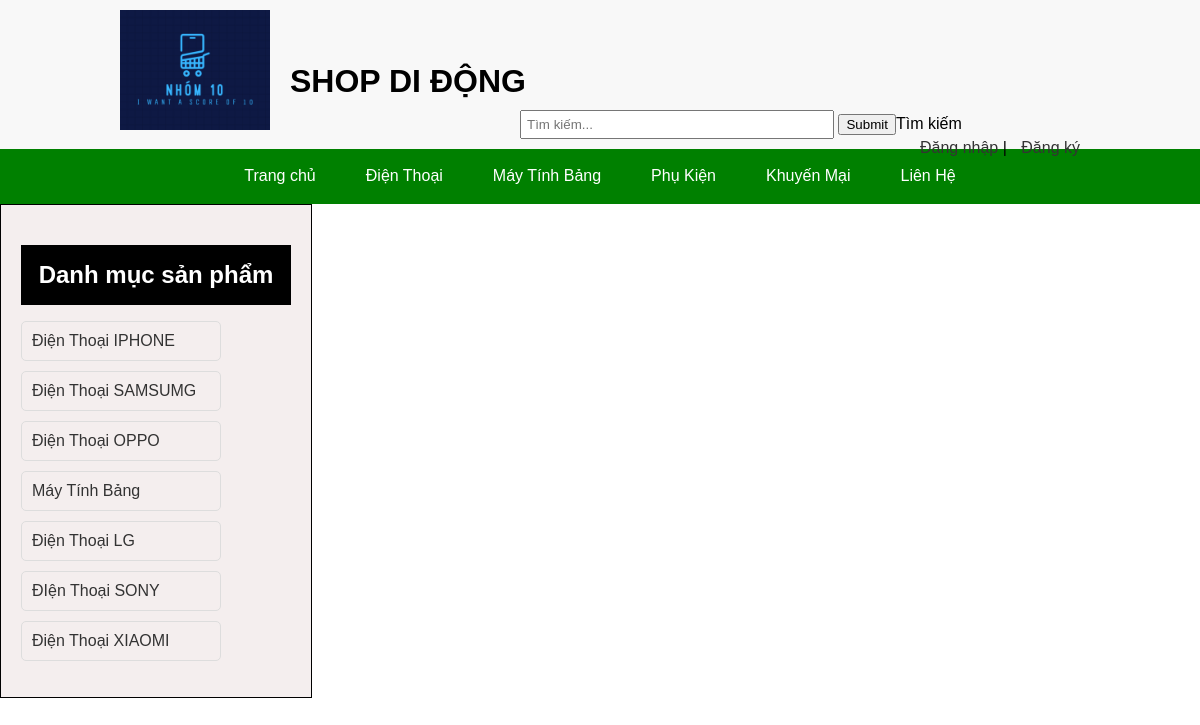
The app's page /product/user/home.php with its own data.
### tables this page shows
CREATE TABLE `tbl_danhmuc` (
  `id` tinyint(4) NOT NULL,
  `tendanhmuc` varchar(100) NOT NULL,
  `hienthi` int(10) DEFAULT NULL,
  `uutien` int(10) DEFAULT NULL
);

### product/model/danhmuc.php (called while the page is built, shortened)
<?php
    function getAll_dm()
    {
        $conn=Connectdb();
        $stmt = $conn ->prepare("SELECT * FROM tbl_danhmuc" );
        $stmt->execute();
        $kq=$stmt->fetchAll();
        return $kq;
    }
?>

### product/user/home.php (the view, shortened to what this page needs)
<!DOCTYPE html>
<html lang="en">
<head>
    <link rel="stylesheet" href="css/styles.css">
</head>
<body>
    <header>
        <div class="header-top">
            <div class="container">
                <div class="logo">
                    <a href="trangchu.php"><img src="img/logo.png" alt="Shop Di Động Logo"></a>
                    <h1>SHOP DI ĐỘNG</h1>
                </div>
                <form action="action.php?id=timkiem" method="get" class="search">
                    <input type="text" name="query" placeholder="Tìm kiếm...">
                    <input type="submit">Tìm kiếm</input>
                </form>
                <div class="user-options">
                    <a href="login.php">Đăng nhập</a> |
                    <a href="register.php">Đăng ký</a>
                </div>
            </div>
        </div>
    </header>
    <nav>
        <div class="container">
            <ul class="menu">
                <li><a href="trangchu.php">Trang chủ</a></li>
                <li><a href="dienthoai.php">Điện Thoại</a></li>
                <li><a href="maytinh.php">Máy Tính Bảng</a></li>
                <li><a href="phukien.php">Phụ Kiện</a></li>
                <li><a href="khuyenmai.php">Khuyến Mại</a></li>
                <li><a href="lienhe.php">Liên Hệ</a></li>
            </ul>
        </div>
    </nav>
    <div class="categories">
        <h2>Danh mục sản phẩm</h2>
        <ul>
            <?php
                include "../model/danhmuc.php";
                $categories = getAll_dm();
                if (isset($categories) && count($categories) > 0) {
                    foreach ($categories as $category) {
                        echo '<li><a href="category.php?id=' . $category["id"] . '">' . $category["tendanhmuc"] . '</a></li>';
                    }
                } else {
                    echo "<li>Không có danh mục nào</li>";
                }
            ?>
        </ul>
    </div>
</body>
</html>

### product/user/css/styles.css (style rules this page uses)
body { font-family: Arial, sans-serif; margin: 0; padding: 0; box-sizing: border-box; }
.container { width: 80%; margin: 0 auto; }
.header-top { background-color: #f8f8f8; padding: 10px 0; }
.logo { display: flex; height: 100px; }
.logo img { width: 150px; }
.logo H1 { width: 300px; margin-left: 20px; line-height: 100px; }
.search { display: inline-block; margin-left: 400px; }
.search input[type="text"] { padding: 5px; width: 300px; }
.user-options { float: right; }
.user-options a { margin-left: 10px; text-decoration: none; color: #333; }
nav { background-color: green; }
nav .container { display: flex; justify-content: center; }
nav .menu { list-style-type: none; margin: 0; padding: 0; display: flex; height: 46.8px; }
nav .menu li { margin: 0 15px; }
nav .menu a { text-decoration: none; color: white; padding: 10px; display: block; }
.categories { background-color: #f4eeee; padding: 20px; border: 1px solid; width: 270px; }
.categories h2 { margin-bottom: 10px; background-color: black; color: white; text-align: center; height: 60px; line-height: 60px; }
.categories ul { list-style-type: none; padding: 0; }
.categories li { margin-bottom: 10px; width: 200px; }
.categories a { text-decoration: none; color: #333; display: block; padding: 10px; border: 1px solid #ddd; border-radius: 5px; transition: background-color 0.3s ease; }

### records on screen
tbl_danhmuc: tendanhmuc "Điện Thoại IPHONE"
tbl_danhmuc: tendanhmuc "Điện Thoại SAMSUMG"
tbl_danhmuc: tendanhmuc "Điện Thoại OPPO"
tbl_danhmuc: tendanhmuc "Máy Tính Bảng"
tbl_danhmuc: tendanhmuc "Điện Thoại LG"
tbl_danhmuc: tendanhmuc "ĐIện Thoại SONY"
tbl_danhmuc: tendanhmuc "Điện Thoại XIAOMI"
